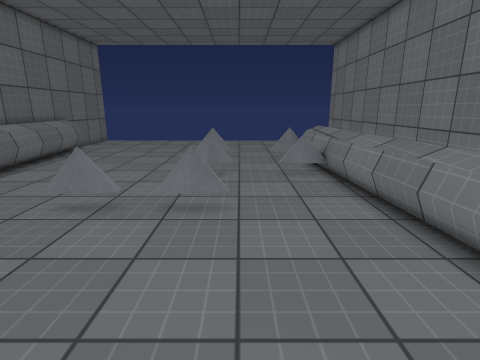
[1] (above)

14 first-person views from a walk through a 3-D level made in the Unity game engine. The camera is 1.4 m above the floor, tilts 14° down and sees 80° across. The floor is counted in squares, 0.5 m on a side. Each view is taken from the middle of a square. On the plan, view 1 faces up. The plan holds only what a view shows up to about 20 squares ahead; the rest is blank. The player character is not drawn. Some animated figures are left out. Surface patterns are stand-ins for the level's own textures.

[2]
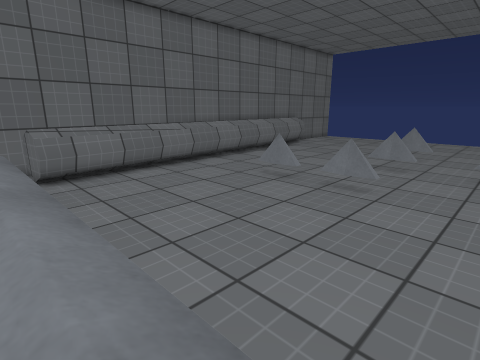

[3]
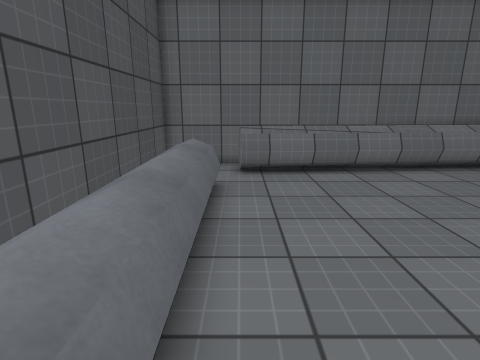

[4]
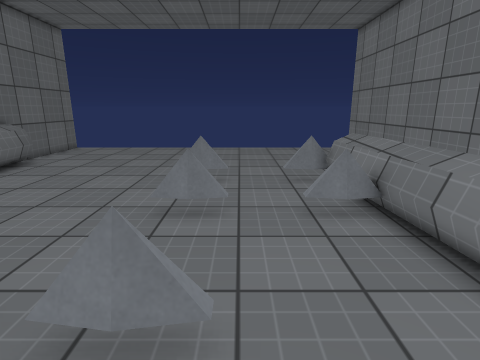

[5]
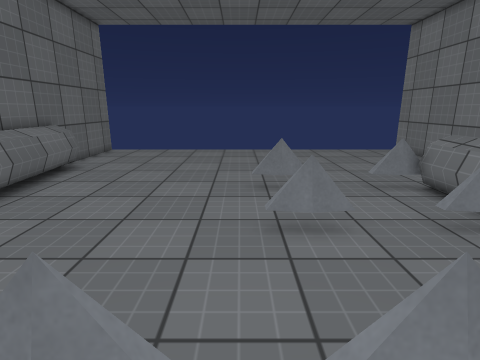

[6]
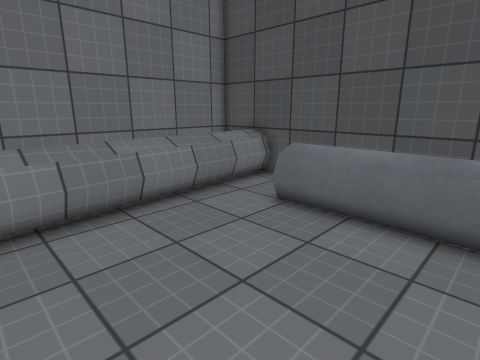

[7]
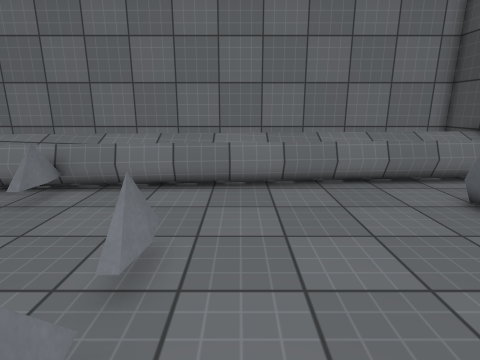

[8]
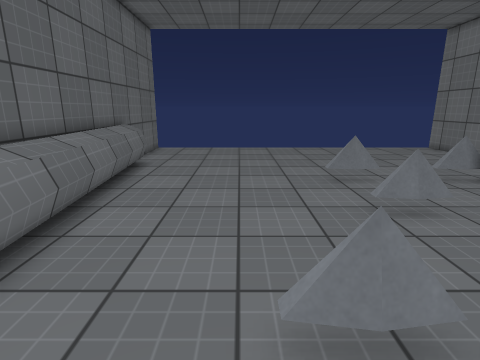

[9]
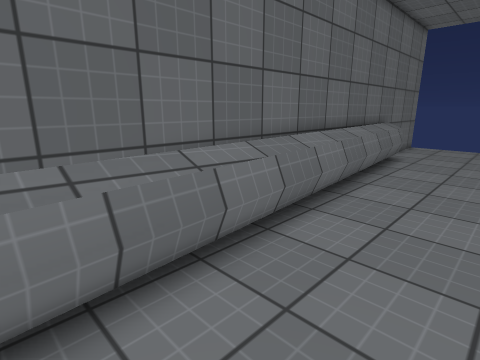

[10]
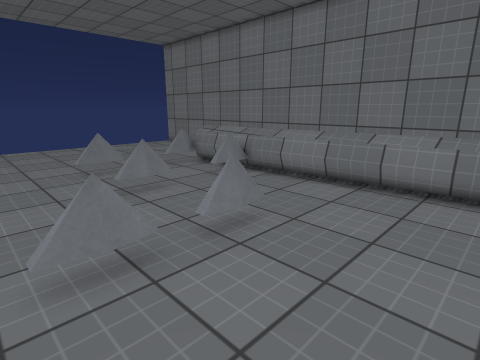

[11]
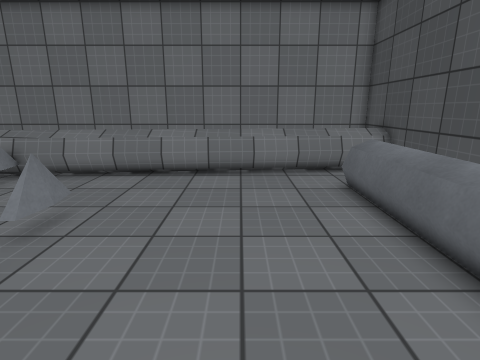

[12]
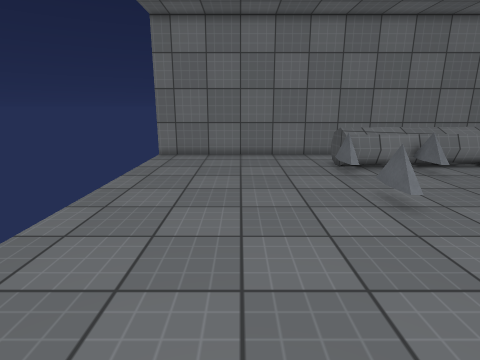

[13]
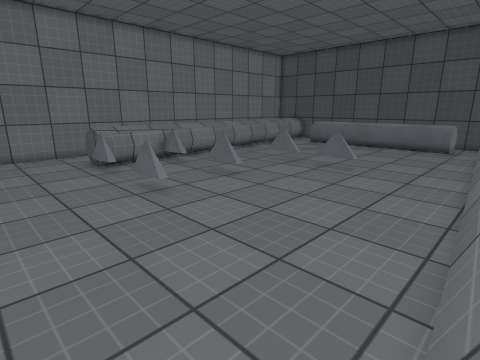

[14]
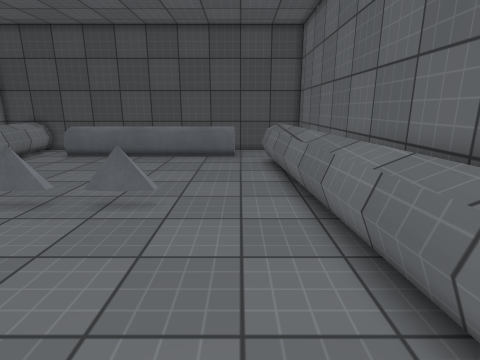

### Floor plan
Key: @ floor where view 1 was taken; # wall or solid block; x gap in a wall; . floor; = window, fence, low wall or low ledge; ^ raised ledge; O other object.
Columns run from 12 left of view 1 to 8 right of it. Each row starts with its distance up from view 1.
 26 #                   #
 25 #...................#
 24 #...................#
 23 #...................#
 22 #...................#
 21 #...................#
 20 ^=..................#
 19 =^..................#
 18 =^..................#
 17 =^ .................#
 16 =^ .......OO..OO^^..#
 15 #^=............=^   #
 14 #^=............ ^   #
 13 #^=.......OO...O^^= #
 12 ^^=.......OO..OO^^= #
 11 ^^=.............^^  #
 10 ^^^.............^^  #
  9 #^^.............^^  #
  8 #^^....OO.OO....^^  #
  7 #^^.............=^  #
  6 #^^.............=^  #
  5 #^^.............=^  #
  4 #^^ ............=^  #
  3 # ^=............=^  #
  2 # ^=............ ^  #
  1 # ^=.............^^ #
  0 #^^x........@....^^ #
 -1 #...=^^^^^^^^^^..^^ #
 -2 #  .#^^^^^^^^^^..^^ #
 -3 #  .===========..^^ #
 -4 ##################^##

Positions as (right, up) in squares from view 1, and headings:
1: (0, 0), facing up
2: (3, -2), facing up-left
3: (3, 0), facing left
4: (0, 5), facing up
5: (-3, 6), facing up
6: (-3, 6), facing down-right
7: (-6, 6), facing right
8: (-6, 5), facing up
9: (-6, 2), facing up-left
10: (-6, 3), facing up-right
11: (-8, 3), facing right
12: (-10, 21), facing right
13: (-11, 21), facing down-right
14: (-8, 16), facing down
